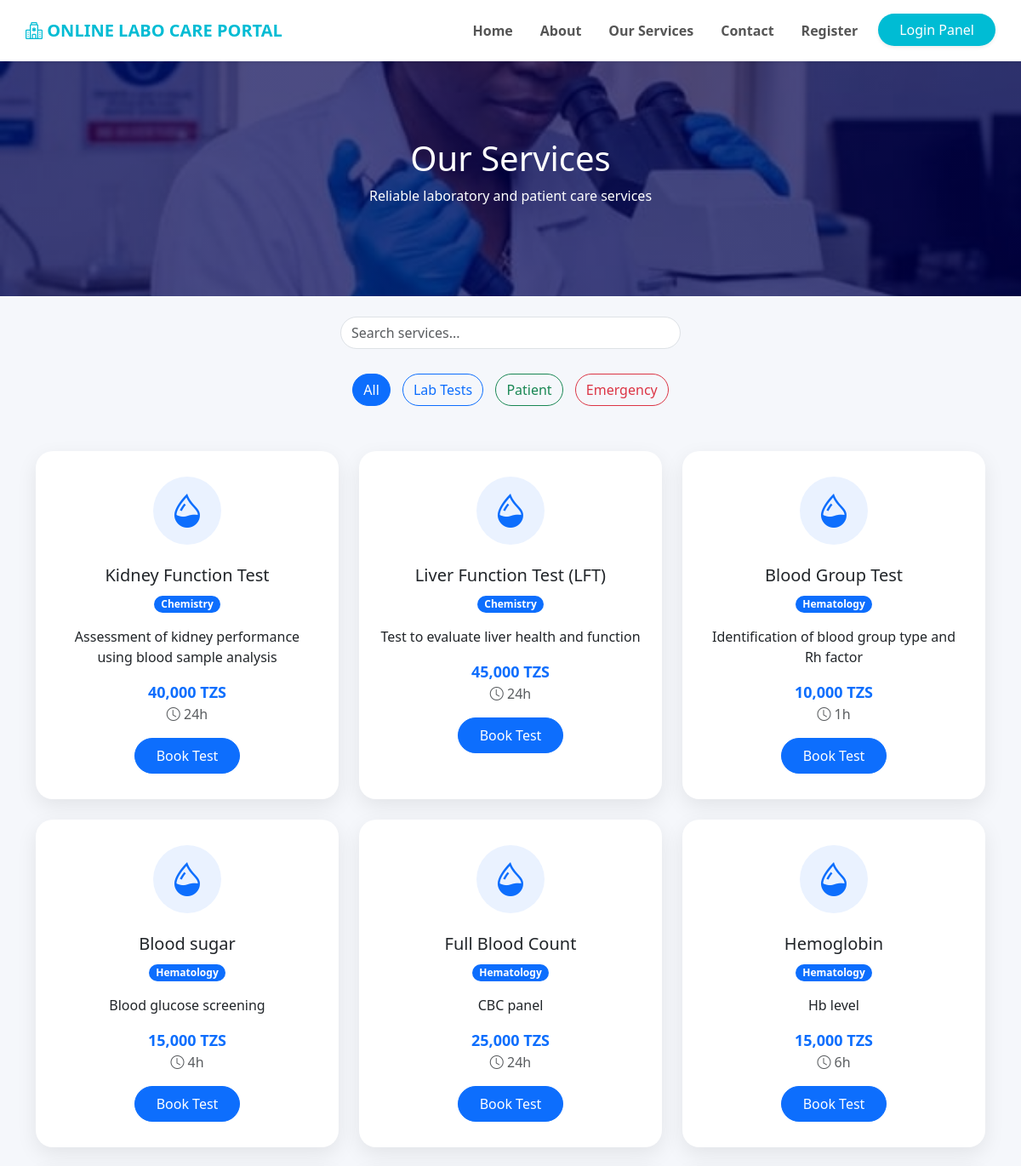
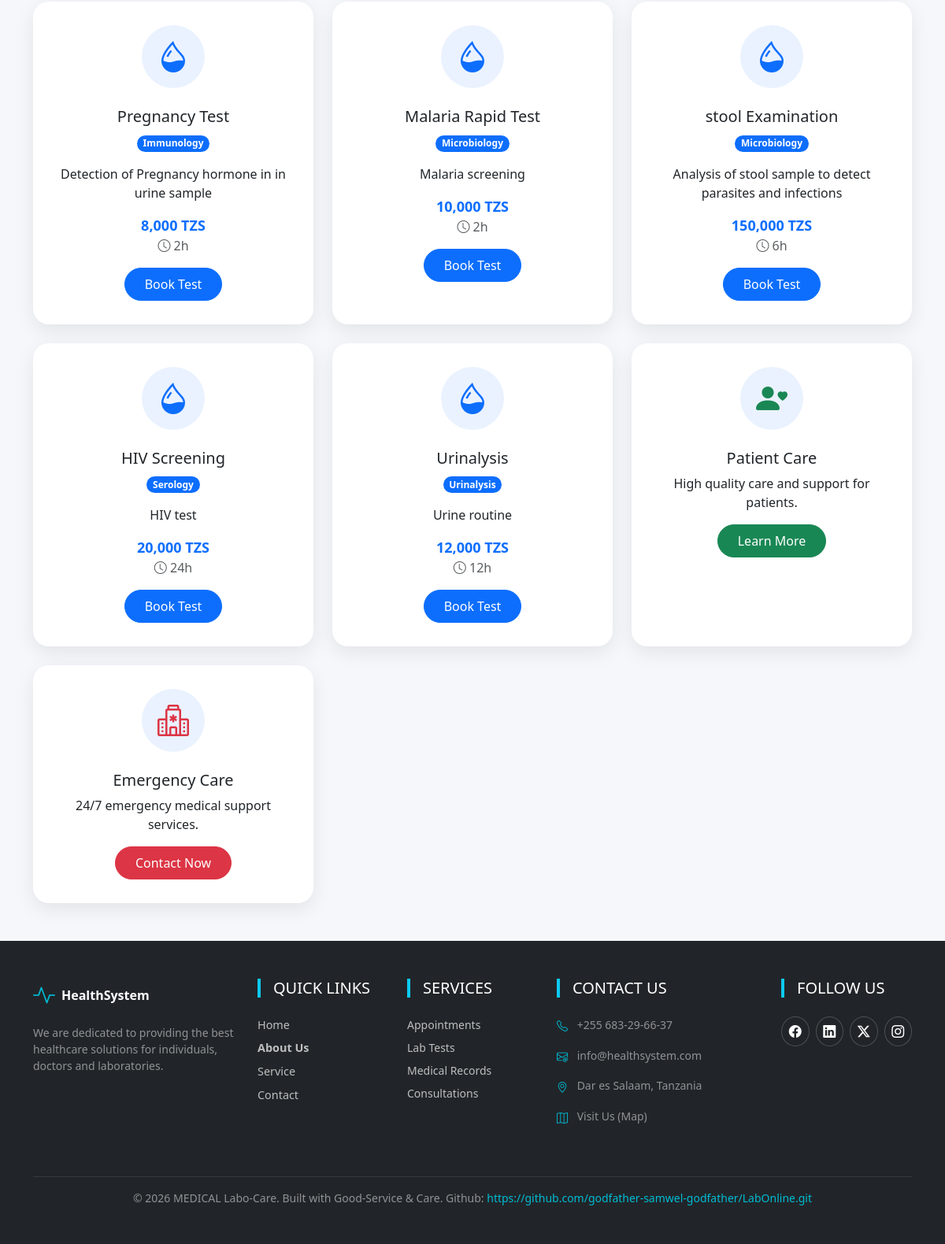
/our_services.php, run on the app's committed database (2 pictures, top to bottom).
### tables this page shows
CREATE TABLE `lab_tests` (
  `id` int(11) NOT NULL,
  `category_id` int(11) DEFAULT NULL,
  `test_name` varchar(100) DEFAULT NULL,
  `description` text DEFAULT NULL,
  `price` decimal(10,2) DEFAULT NULL,
  `duration` varchar(50) DEFAULT NULL,
  `is_active` tinyint(1) DEFAULT 1
);

CREATE TABLE `test_categories` (
  `id` int(11) NOT NULL,
  `category_name` varchar(100) DEFAULT NULL
);

### repositories/LabTestRepository.php (called while the page is built, shortened)
<?php
class LabTestRepository
{
    private mysqli $conn;
    public function __construct(mysqli $conn)
    {
        $this->conn = $conn;
    }
    public function getAllWithCategory(): array
    {
        $sql = "SELECT lt.id, lt.test_name, lt.description, lt.price, lt.duration,
                       tc.category_name
                FROM lab_tests lt
                LEFT JOIN test_categories tc
                ON tc.id = lt.category_id
                WHERE lt.is_active = 1
                ORDER BY tc.category_name, lt.test_name";
        $result = $this->conn->query($sql);
        return $result ? $result->fetch_all(MYSQLI_ASSOC) : [];
    }
}

### includes/helpers.php (called while the page is built, shortened)
<?php
function e(?string $value): string
{
    return htmlspecialchars((string) $value, ENT_QUOTES, 'UTF-8');
}

### our_services.php (the view, shortened to what this page needs)
<?php
require_once 'includes/helpers.php';
require_once 'config/db.php';
require_once 'repositories/LabTestRepository.php';
$labTestRepo = new LabTestRepository($conn);
$tests = $labTestRepo->getAllWithCategory();
?>
<!DOCTYPE html>
<html lang="en">
<head>
    <link href="https://cdn.jsdelivr.net/npm/bootstrap@5.3.0/dist/css/bootstrap.min.css" rel="stylesheet">
    <link href="https://cdn.jsdelivr.net/npm/bootstrap-icons@1.11.1/font/bootstrap-icons.css" rel="stylesheet">
    <link rel="stylesheet" href="assets/css/style.css">
</head>
<body>
    <div class="hero">
        <h1>Our Services</h1>
        <p>Reliable laboratory and patient care services</p>
    </div>
    <div class="container my-4 text-center">
        <input type="text" id="searchInput" class="form-control search-box" placeholder="Search services..."
            onkeyup="searchService()">
    </div>
    <div class="container text-center">
        <button class="btn btn-primary filter-btn active-btn" onclick="filterService('all',this)">
            All
        </button>
        <button class="btn btn-outline-primary filter-btn" onclick="filterService('lab',this)">
            Lab Tests
        </button>
        <button class="btn btn-outline-success filter-btn" onclick="filterService('patient',this)">
            Patient
        </button>
        <button class="btn btn-outline-danger filter-btn" onclick="filterService('emergency',this)">
            Emergency
        </button>
    </div>
    <div class="container my-5">
        <div class="row g-4">
            <?php foreach($tests as $test): ?>
            <div class="col-lg-4 service-item lab">
                <div class="service-card">
                    <div class="service-icon">
                        <i class="bi bi-droplet-half text-primary"></i>
                    </div>
                    <h5 class="mt-4">
                        <?= e($test['test_name']) ?>
                    </h5>
                    <span class="badge bg-primary">
                        <?= e($test['category_name'] ?? '-') ?>
                    </span>
                    <p class="mt-3">
                        <?= e($test['description']) ?>
                    </p>
                    <div class="price-box">
                        <?= number_format($test['price']) ?> TZS
                    </div>
                    <p class="text-muted">
                        <i class="bi bi-clock"></i>
                        <?= e($test['duration']) ?>
                    </p>
                    <button class="btn btn-primary book-btn">
                        Book Test
                    </button>
                </div>
            </div>
            <?php endforeach; ?>
            <div class="col-lg-4 service-item patient">
                <div class="service-card">
                    <div class="service-icon">
                        <i class="bi bi-person-heart text-success"></i>
                    </div>
                    <h5 class="mt-4">
                        Patient Care
                    </h5>
                    <p>
                        High quality care and support for patients.
                    </p>
                    <a href="" class="btn btn-success book-btn">
                        Learn More
                    </a>
                </div>
            </div>
            <div class="col-lg-4 service-item emergency">
                <div class="service-card">
                    <div class="service-icon">
                        <i class="bi bi-hospital text-danger"></i>
                    </div>
                    <h5 class="mt-4">
                        Emergency Care
                    </h5>
                    <p>
                        24/7 emergency medical support services.
                    </p>
                    <a href="contact_us.php" class="btn btn-danger book-btn">
                        Contact Now
                    </a>
                </div>
            </div>
        </div>
    </div>
</body>
</html>

### assets/css/style.css (style rules this page uses)
.bg-cyan { background-color: #00bcd4 !important; color: white !important; }
.text-cyan { color: #00bcd4 !important; }
footer ul li { margin-bottom: 8px; }
.navbar-brand { transition: 0.3s ease; }
.hover-text { position: relative; display: inline-block; cursor: pointer; }
.hover-text::after { content: ""; position: absolute; width: 100%; height: 2px; background-color: #00bcd4; left: 0; bottom: -3px; transform: scaleX(0); transform-origin: bottom right; transition: transform 0.3s ease-out; }
footer a { color: inherit; text-decoration: none; display: inline-block; transition: 0.3s ease; }
.navbar-nav .btn { transition: 0.3s ease; }
.navbar-nav .nav-link { position: relative; display: inline-block; color: #555; transition: color 0.3s ease; }
.navbar-nav .nav-link::after { content: ""; position: absolute; left: 0; bottom: -4px; width: 0%; height: 2px; background-color: #00bcd4; transition: width 0.3s ease; }
.social-circle-btn { width: 38px; height: 38px; border: 1px solid rgba(255, 255, 255, 0.2); border-radius: 50%; display: flex; align-items: center; justify-content: center; color: white !important; text-decoration: none; transition: 0.3s ease; }
.badge { border-radius: 20px; }
footer ul li { font-size: 0.9rem; color: rgba(255, 255, 255, 0.7); }
footer .bi { vertical-align: middle; }

### our_services.php (style rules this page uses)
body { background: #f5f7fb; }
.hero { background: linear-gradient(rgba(0, 0, 80, .7), rgba(0, 0, 80, .7)), url("assets/images/labo.jpg"); background-size: cover; background-position: center; color: white; padding: 90px 20px; text-align: center; }
.service-card { background: white; border-radius: 20px; padding: 30px 25px; text-align: center; box-shadow: 0 8px 25px rgba(0, 0, 0, .08); transition: .4s; height: 100%; }
.service-icon { width: 80px; height: 80px; margin: auto; border-radius: 50%; display: flex; align-items: center; justify-content: center; background: #eaf2ff; }
.service-icon i { font-size: 40px; }
.price-box { font-size: 18px; font-weight: bold; color: #0d6efd; }
.book-btn { border-radius: 25px; padding: 8px 25px; }
.search-box { max-width: 400px; margin: auto; border-radius: 25px; }
.filter-btn { margin: 5px; border-radius: 20px; }
.active-btn { background: #0d6efd !important; color: white !important; }

### data on the page
lab_tests: test_name "Kidney Function Test", category.category_name "Chemistry", description "Assessment of kidney performance using blood sample analysis", price "40,000", duration "24h"
lab_tests: test_name "Liver Function Test (LFT)", category.category_name "Chemistry", description "Test to evaluate liver health and function", price "45,000", duration "24h"
lab_tests: test_name "Blood Group Test", category.category_name "Hematology", description "Identification of blood group type and Rh factor", price "10,000", duration "1h"
lab_tests: test_name "Blood sugar", category.category_name "Hematology", description "Blood glucose screening", price "15,000", duration "4h"
lab_tests: test_name "Full Blood Count", category.category_name "Hematology", description "CBC panel", price "25,000", duration "24h"
lab_tests: test_name "Hemoglobin", category.category_name "Hematology", description "Hb level", price "15,000", duration "6h"
lab_tests: test_name "Pregnancy Test", category.category_name "Immunology", description "Detection of Pregnancy hormone in in urine sample", price "8,000", duration "2h"
lab_tests: test_name "Malaria Rapid Test", category.category_name "Microbiology", description "Malaria screening", price "10,000", duration "2h"
lab_tests: test_name "stool Examination", category.category_name "Microbiology", description "Analysis of stool sample to detect parasites and infections", price "150,000", duration "6h"
lab_tests: test_name "HIV Screening", category.category_name "Serology", description "HIV test", price "20,000", duration "24h"
lab_tests: test_name "Urinalysis", category.category_name "Urinalysis", description "Urine routine", price "12,000", duration "12h"
